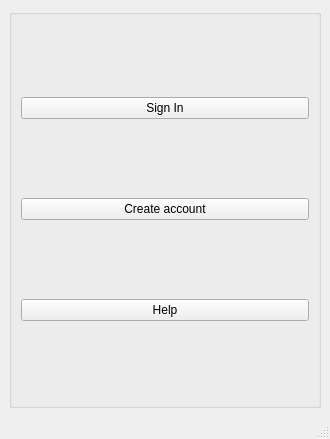
<?xml version="1.0" encoding="UTF-8"?>
<ui version="4.0">
 <class>MainWindow</class>
 <widget class="QMainWindow" name="MainWindow">
  <property name="geometry">
   <rect>
    <x>0</x>
    <y>0</y>
    <width>330</width>
    <height>439</height>
   </rect>
  </property>
  <property name="windowTitle">
   <string>Monitoring system</string>
  </property>
  <widget class="QWidget" name="centralwidget">
   <layout class="QGridLayout" name="gridLayout">
    <item row="0" column="0">
     <widget class="QGroupBox" name="mainButtons">
      <property name="title">
       <string/>
      </property>
      <layout class="QVBoxLayout" name="verticalLayout">
       <item>
        <widget class="QPushButton" name="singIn">
         <property name="text">
          <string>Sign In</string>
         </property>
        </widget>
       </item>
       <item>
        <widget class="QPushButton" name="createAcc">
         <property name="text">
          <string>Create account</string>
         </property>
        </widget>
       </item>
       <item>
        <widget class="QPushButton" name="help">
         <property name="text">
          <string>Help</string>
         </property>
        </widget>
       </item>
      </layout>
     </widget>
    </item>
   </layout>
  </widget>
  <widget class="QMenuBar" name="menubar">
   <property name="geometry">
    <rect>
     <x>0</x>
     <y>0</y>
     <width>330</width>
     <height>25</height>
    </rect>
   </property>
  </widget>
  <widget class="QStatusBar" name="statusbar"/>
 </widget>
 <resources/>
 <connections/>
</ui>
